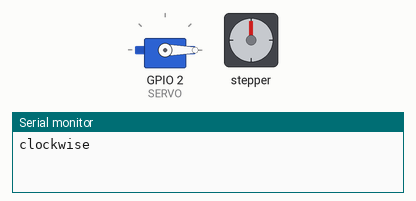
This sketch was run on a simulated ESP32. Shown: servo, stepper motor, the last lines printed to the serial monitor. Stepper angles assume 2048 steps per turn.

Above: at 0.15 s.
At 9.96 s:
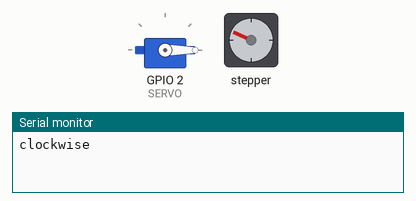
At 19.76 s:
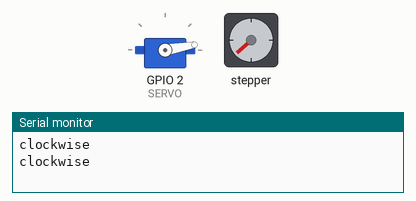
At 39.69 s:
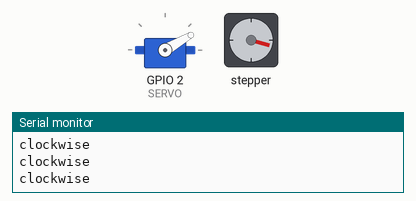
Timing chart, 0 to 40.0 s (numbered marks = the images above):
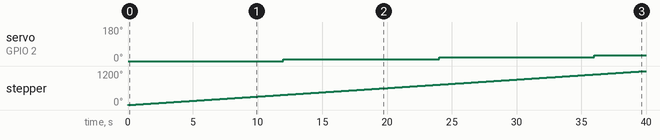

The sketch:

motors.ino
```cpp
#include <Stepper.h>
#include <ESP32Servo.h>

const int stepsPerRevolution = 2048;  // change this to fit the number of steps per revolution

// ULN2003 Motor Driver Pins
#define IN1 19
#define IN2 18
#define IN3 5
#define IN4 17

#define SERVO 2

// initialize the stepper library
Stepper myStepper(stepsPerRevolution, IN1, IN3, IN2, IN4);
Servo servo1;

int pos = 0;


void setup() {
  // set the speed at 5 rpm
  myStepper.setSpeed(5);
  servo1.attach(SERVO);
  servo1.write(pos);
  // initialize the serial port
  Serial.begin(115200);
}

void loop() {
  // step one revolution in one direction:
  Serial.println("clockwise");
  myStepper.step(stepsPerRevolution);

  pos += 10;
  if (pos > 180) {
    pos = 0;
  }
  servo1.write(pos);

}
```

Measured:
- by itself, servo on GPIO 2 (SERVO): 0° → 10° at 12.0 s, → 20° 12.0 s later, → 30° 12.0 s later
- by itself, stepper: keeps turning clockwise at about 30°/s
